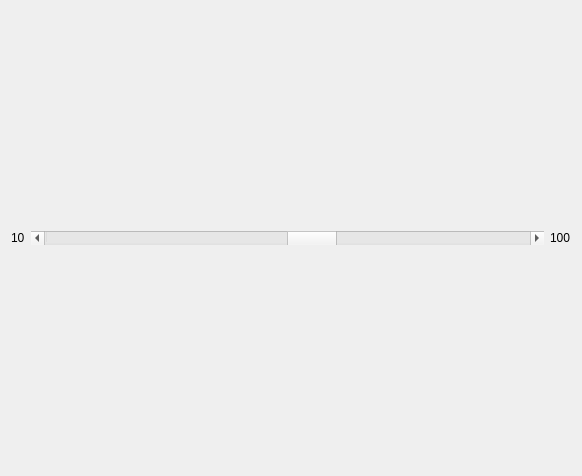
<?xml version="1.0" encoding="UTF-8"?>
<ui version="4.0">
 <class>Backlight</class>
 <widget class="QWidget" name="Backlight">
  <property name="geometry">
   <rect>
    <x>0</x>
    <y>0</y>
    <width>582</width>
    <height>476</height>
   </rect>
  </property>
  <property name="windowTitle">
   <string>MainWindow</string>
  </property>
  <layout class="QGridLayout" name="gridLayout_2">
   <item row="0" column="0">
    <layout class="QGridLayout" name="gridLayout">
     <item row="1" column="0">
      <widget class="QLabel" name="label">
       <property name="sizePolicy">
        <sizepolicy hsizetype="Preferred" vsizetype="Expanding">
         <horstretch>0</horstretch>
         <verstretch>0</verstretch>
        </sizepolicy>
       </property>
       <property name="maximumSize">
        <size>
         <width>16777215</width>
         <height>16777215</height>
        </size>
       </property>
       <property name="text">
        <string>10</string>
       </property>
      </widget>
     </item>
     <item row="0" column="1">
      <spacer name="verticalSpacer_2">
       <property name="orientation">
        <enum>Qt::Vertical</enum>
       </property>
       <property name="sizeHint" stdset="0">
        <size>
         <width>20</width>
         <height>200</height>
        </size>
       </property>
      </spacer>
     </item>
     <item row="2" column="1">
      <spacer name="verticalSpacer">
       <property name="orientation">
        <enum>Qt::Vertical</enum>
       </property>
       <property name="sizeHint" stdset="0">
        <size>
         <width>20</width>
         <height>200</height>
        </size>
       </property>
      </spacer>
     </item>
     <item row="1" column="2">
      <widget class="QLabel" name="label_2">
       <property name="sizePolicy">
        <sizepolicy hsizetype="Preferred" vsizetype="Expanding">
         <horstretch>0</horstretch>
         <verstretch>0</verstretch>
        </sizepolicy>
       </property>
       <property name="text">
        <string>100</string>
       </property>
      </widget>
     </item>
     <item row="1" column="1">
      <widget class="QScrollBar" name="slider">
       <property name="sizePolicy">
        <sizepolicy hsizetype="Expanding" vsizetype="Fixed">
         <horstretch>0</horstretch>
         <verstretch>50</verstretch>
        </sizepolicy>
       </property>
       <property name="maximumSize">
        <size>
         <width>16777215</width>
         <height>16777215</height>
        </size>
       </property>
       <property name="minimum">
        <number>10</number>
       </property>
       <property name="maximum">
        <number>100</number>
       </property>
       <property name="value">
        <number>60</number>
       </property>
       <property name="orientation">
        <enum>Qt::Horizontal</enum>
       </property>
      </widget>
     </item>
    </layout>
   </item>
  </layout>
 </widget>
 <layoutdefault spacing="6" margin="11"/>
 <resources/>
 <connections/>
</ui>
